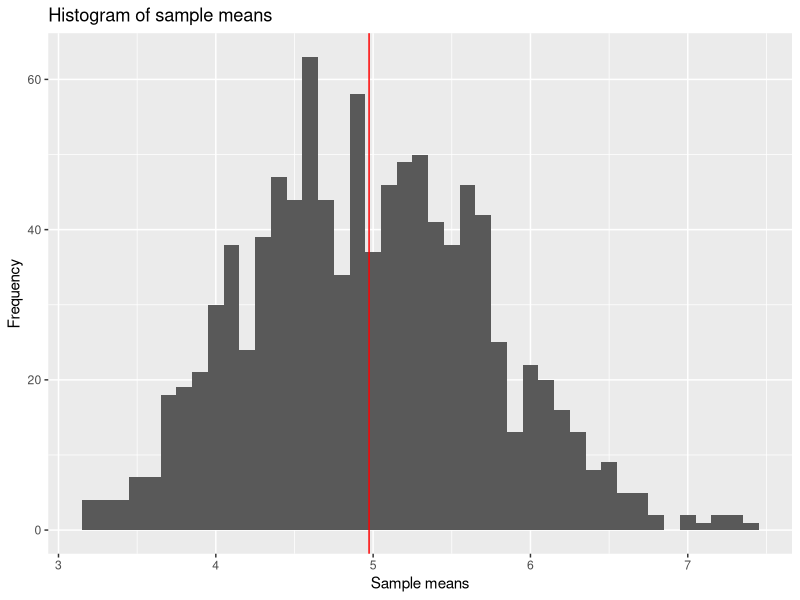
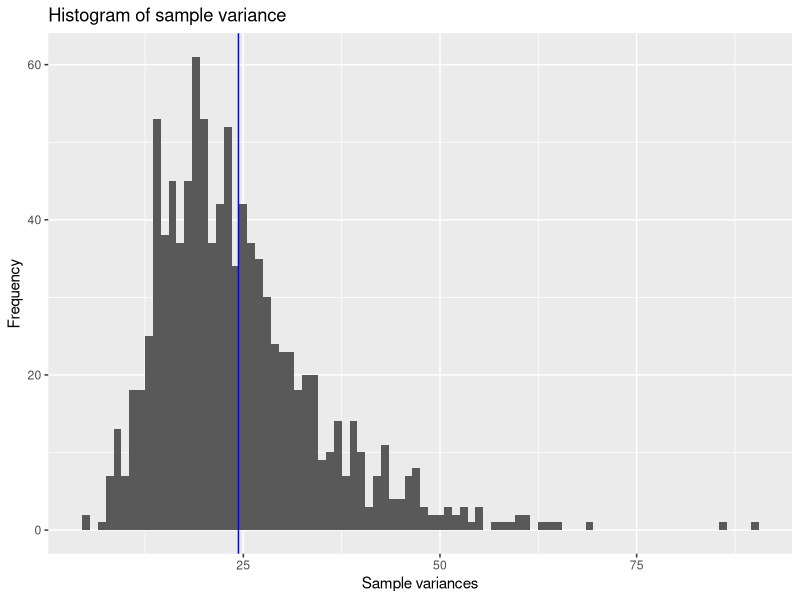

The R source for these figures, in order:
## ---- chunk 1
library(ggplot2)
## ---- chunk 2
means <- NULL
vars <- NULL
nosim <- 1000
n <- 40
lambda <- 0.2
set.seed(1234)
#Run 1000 simulations of 40 samples, taking the mean of each one
for (i in 1:nosim) {
    sample <- rexp(n, lambda)
    means <- c(means, mean(sample))
    vars <- c(vars, var(sample))
}
## ---- chunk 3
sampleMean <- mean(means)
theoreticalMean <- 1/lambda
acc <- abs(sampleMean - theoreticalMean)*100/theoreticalMean
## ---- chunk 4
#Plot sample means
qplot(means,geom="histogram", ylab = "Frequency", xlab="Sample means", binwidth=0.1) +
    labs(title="Histogram of sample means") +
    geom_vline(xintercept = sampleMean, colour="red")
## ---- chunk 5
meanVar <- (1/lambda^2)/n
sampleMeanVar <- var(means)
accMeanVar <- abs(sampleMeanVar - meanVar)*100/sampleMeanVar
## ---- chunk 6
sampleVariance <- mean(vars)
theoreticalVariance <- (1/lambda)^2
accVar <- abs(sampleVariance - theoreticalVariance)*100/theoreticalVariance
## ---- chunk 7
#Plot sample means
qplot(vars,geom="histogram", ylab = "Frequency", xlab="Sample variances", binwidth=1) +
    labs(title="Histogram of sample variance") +
    geom_vline(xintercept = sampleVariance, colour="blue")
